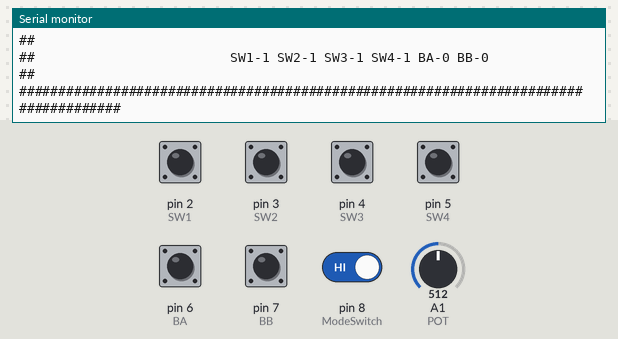
The sketch below on a simulated Arduino Mega 2560, built with avr-gcc and run on an emulated ATmega2560. Parts: the last lines printed to the serial monitor. The inputs (shaded band) are chosen by the test bench; at power-on: pin 2 (SW1), pin 3 (SW2), pin 4 (SW3), pin 5 (SW4), pin 6 (BA), pin 7 (BB), pin 8 (ModeSwitch) HIGH, A1 (POT) = 512.

Above: at 2.7 s.
2.8 s: A1 (POT) set to 900
4.3 s: pin 8 (ModeSwitch) driven LOW
At 9.2 s:
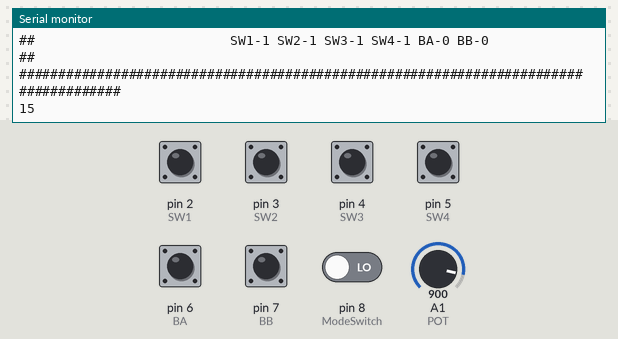
9.6 s: pin 2 (SW1) pulled LOW for 0.15 s
At 10.6 s:
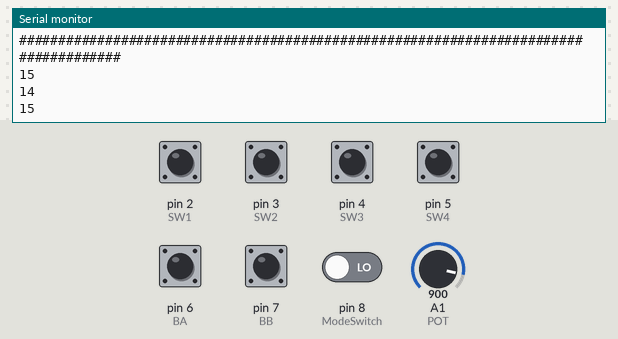
11.2 s: pin 3 (SW2) pulled LOW for 0.15 s
At 11.7 s:
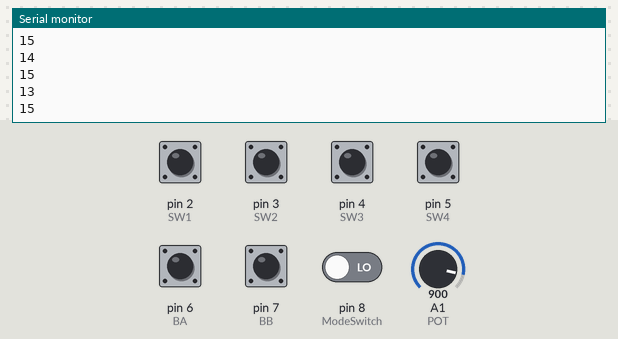
12.8 s: pin 4 (SW3) pulled LOW for 0.15 s
At 14.4 s:
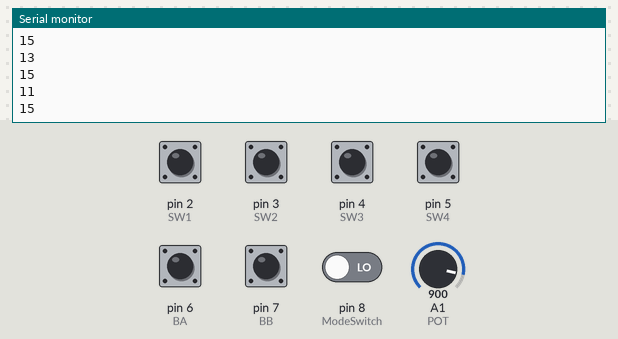
Timing chart, 0 to 15.4 s (numbered marks = the images above; inputs shaded):
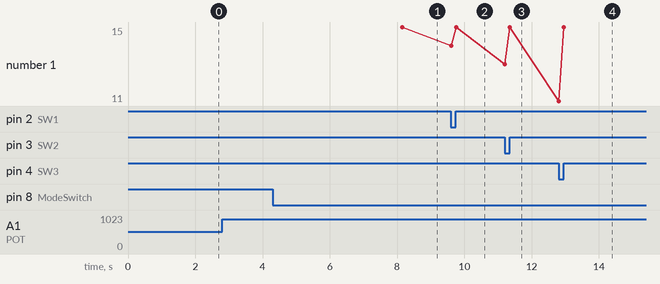

The sketch:

Mom_2019_control_panel.ino
```cpp
/*MOM 2019 Controll Panel*/
//############################################# INCLUDE ########################################################

//########################################## DEFINE #########################################################

#define ATpin 53 //Itt a Bluetooth BTM-5 RevA modul Mode lábát definiáljuk
#define ModeSwitch 8
#define POT A1 //Potméter
#define POTMETER_MIN 0
#define POTMETER_MAX 1024
//A kapcsolók balról jobbra olvasandók, tehát 1, 2, 3, 4 ha frontból nézzük a táblát
#define SW1 2
#define SW2 3
#define SW3 4
#define SW4 5

//Gombok
#define BA 6 //Piros gomb
#define BB 7 //Fekete gomb
//############################################# VARIABLES #####################################################
int buttonsState[4] = {0};
int oldState = 0;
char bttest_c = ' ';//bt modul tesztelesehez
int v_Servo_angle = 90; //180-40 mozgastartomány
int h_Servo_angle = 90;
int g_Servo_angle = 90;
//############################################# FUNCTIONS #####################################################

//############################################# SETUP ##########################################################

void setup() {
  pinMode(SW1, INPUT_PULLUP); //1-es kapcsoló
  pinMode(SW2, INPUT_PULLUP); //2-es kapcsoló
  pinMode(SW3, INPUT_PULLUP); //3-as kapcsoló
  pinMode(SW4, INPUT_PULLUP); //4-es kapcsoló
  pinMode(BA, INPUT_PULLUP); //Piros gomb
  pinMode(BB, INPUT_PULLUP); //Fekete gomb
  pinMode(ModeSwitch, INPUT_PULLUP); //üzemmód választó kapcsoló
  Serial.begin(38400);
  Serial3.begin(38400);
}
void test()
{
  Serial.println("                                       Test mode");
  Serial.println();
  scanner();
  Serial.println("#####################################################################################");
  Serial.println("##");
  Serial.print("##                                A potméter= ");
  Serial.println(analogRead(POT));
   Serial.println("##");
  Serial.print("##                         SW1-");
  Serial.print( buttonsState[0]);
  Serial.print(" SW2-");
  Serial.print( buttonsState[1]);
  Serial.print(" SW3-");
  Serial.print( buttonsState[2]);
  Serial.print(" SW4-");
  Serial.print( buttonsState[3]);
  Serial.print(" BA-");
  int ba = digitalRead(BA);
  if (ba == 1)
  {
    ba = 0;
  }
  else
  {
    ba = 1;
  }
  Serial.print(ba);
  Serial.print(" BB-");
  int bb = digitalRead(BB);
  if (bb == 1)
  {
    bb = 0;
  }
  else
  {
    bb = 1;
  }
  Serial.println(bb);
  Serial.println("##");
  Serial.println("#####################################################################################");

  Serial3.println("hello");
  /*char x[5];
  bttest_c =Serial3.readbytes(x,5);
  Serial.write(bttest_c);*/
  Serial3.readStringUntil("o");
  Serial.println();
  delay(3000);
}
void control_panel()
{
  int stateSumma = 0;

  //kiszámolja a gomb állapot összegét
  stateSumma = scanner(); // a gombok állapotát olvassa be

  //adat feldolgozás szükségessége
  if (stateSumma != oldState)
  {
    program_valaszto(stateSumma);
  }

  oldState = stateSumma;
  delay(10);//  ez törlendő

}

int scanner()
{
  int summa;
  buttonsState[0] = digitalRead(SW1);
  buttonsState[1] = digitalRead(SW2);
  buttonsState[2] = digitalRead(SW3);
  buttonsState[3] = digitalRead(SW4);
  summa = buttonsState[0] * 1 + buttonsState[1] * 2 + buttonsState[2] * 4 + buttonsState[3] * 8;
  return summa;


  }

//######################################################### SELECT PROGRAMS ##########################################
void program_valaszto(int program)
{
  Serial.println(program);
  //A programok akkor indulnak mikor kiválasztjuk a programot és megnyomjuk valamelyik nyomógombot!!!!!!!!
  switch (program)
  {
    case 0://Minden áll
      P0();
      break;
    case 1://Előre menet
      P1();
      break;
    case 2://Hátra menet
      P2();
      break;
    case 4:// Golyó felvétel
      P4();
      break;
    case 8:// Bedobni az űrhajóba
      P8();
    // ide kell a tobbi gomb állapot
    default:
      // if nothing else matches, do the default
      // default is optional
      break;
  }
}
//################################################## SUBPROGRAMS ##########################################
void P0()//Minden léptető motor áll, a szervók abban az állapotban ahogy előtte állnak. És helyben forgás
{
  Serial.println("STOP");
  //ide jön a buli
  delay(1000);
}
void P1()//Előre menet
{
  Serial.println("Elore");

  Serial.println(analogRead(POT));
  delay(1000);
}

void P2()//Hátra menet
{
  Serial.println("Hatra");

  Serial.println(analogRead(POT));
  delay(1000);
}
void P4()//Golyó felvétel
{
  Serial.println("Golyo fel");

  Serial.println(analogRead(POT));
  delay(1000);
}
void P8()//Bedobni az űrhajóba
{
  Serial.println("Urhajoba");

  Serial.println(analogRead(POT));
  delay(1000);
}

//############################################ MAIN ###########################################
void loop() {
  int mode = digitalRead(ModeSwitch);
  if (mode == 1 ) {
    test();
  }
  else
  {
    control_panel();
  }


}
```

sprintf_teszt.cpp
```cpp
#include <Arduino.h>

char data[10];
char* begin = "#";
int potV = 330;
char* motB = "1";
char* motJ = "0";
int s_Servo = 120;
int h_Servo = 110;
int g_Servo = 100;
int x_Servo = 90;
char* end = "*";

void setup() {
  Serial.begin(9600);
   while (!Serial) {
    delay(10);
   }
  sprintf(data,"%s,%d,%s,%s,%d,%d,%d,%d,%s",begin,potV,motB,motJ,s_Servo,h_Servo,g_Servo,x_Servo,end);
  Serial.println(data);
  //char,int,char,char,int,int,int,int,char
}

void loop() {

}
```

Measured:
- after the input at 4.3 s, the serial monitor: prints a new line after 3.8 s (image 1)
- after the input at 9.6 s, the serial monitor: prints a new line at once (image 2)
- after the input at 11.2 s, the serial monitor: prints a new line at once (image 3)
- after the input at 12.8 s, the serial monitor: prints a new line at once (image 4)
